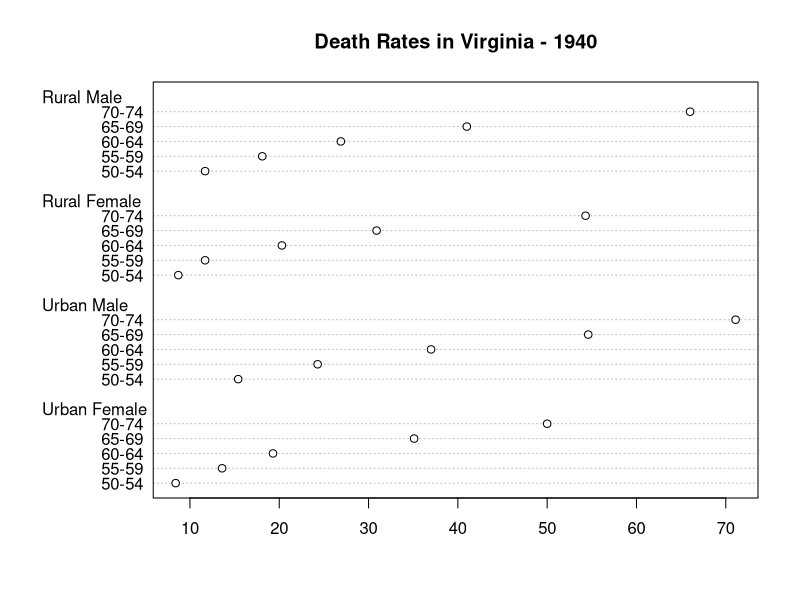
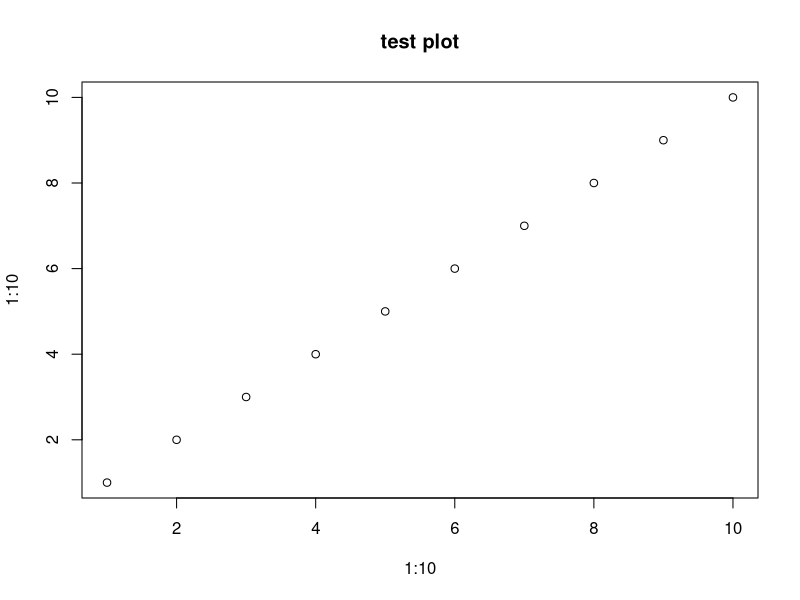
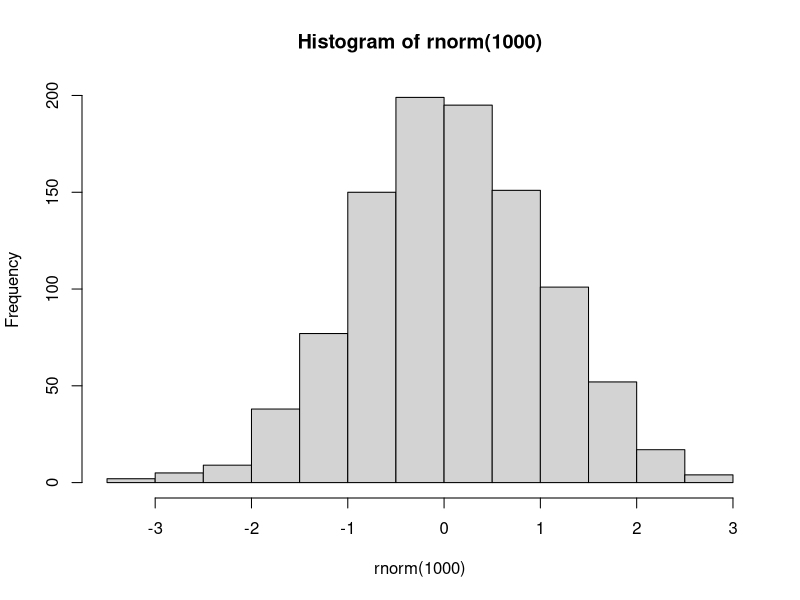

Reproduce these figures in R, in order.
#' ---
#' title: "R scripts can be rendered!"
#' output: github_document
#' ---
#'
#' Here's some prose in a very special comment. Let's summarize the built-in
#' dataset `VADeaths`.
# here is a regular code comment, that will remain as such
summary(VADeaths)

#' Here's some more prose. I can use usual markdown syntax to make things
#' **bold** or *italics*. Let's use an example from the `dotchart()` help to
#' make a Cleveland dot plot from the `VADeaths` data. I even bother to name
#' this chunk, so the resulting PNG has a decent name.
#+ dotchart
dotchart(VADeaths, main = "Death Rates in Virginia - 1940")

#' Now we try to add a test plot on a branch
#+ plot
plot(1:10, 1:10, main = "test plot")


#' A simple histogram.
#+ histogram
hist(rnorm(1000))